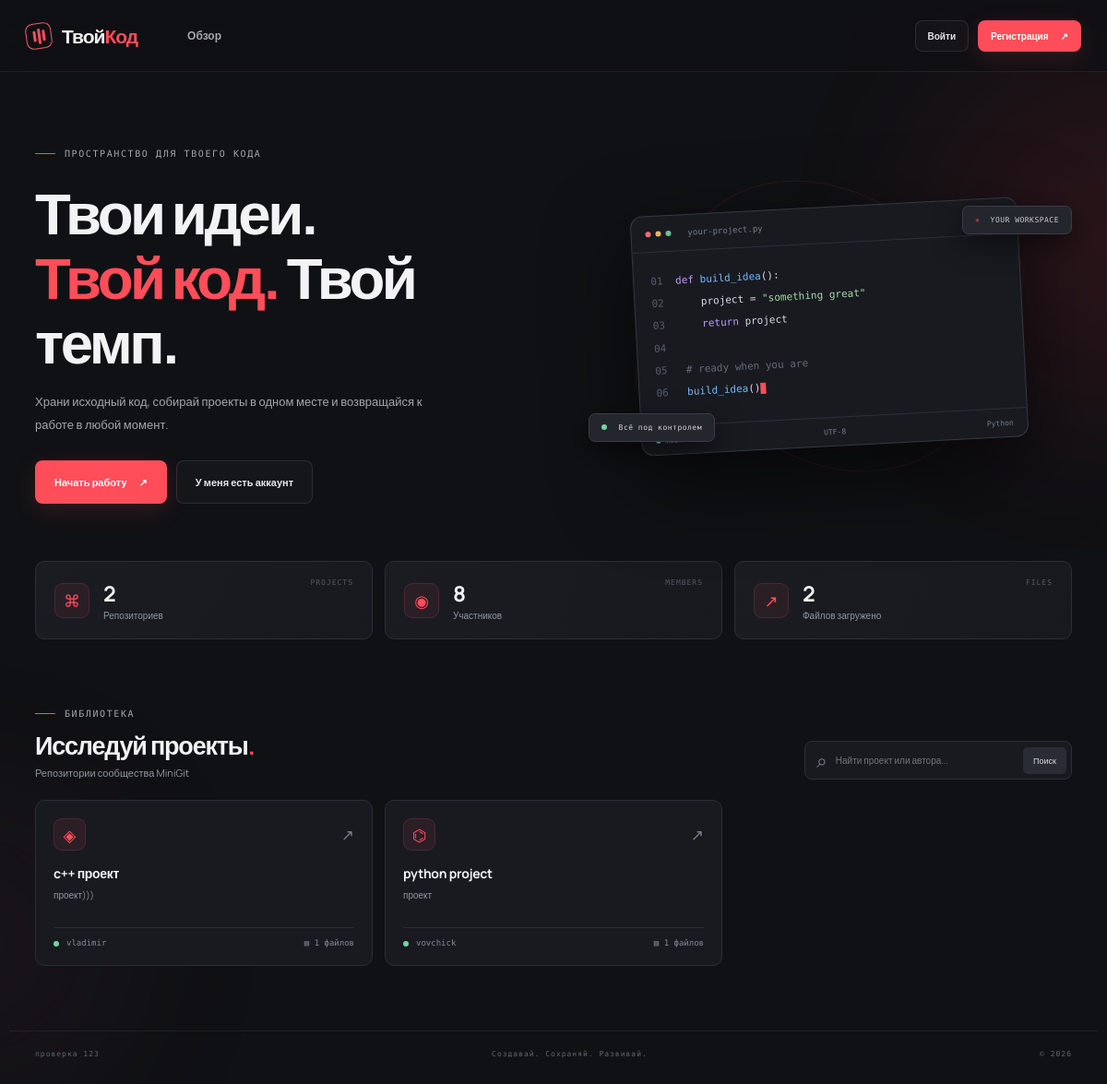
The page / on the database its author committed.
### tables this page shows
CREATE TABLE repositories (
            id INTEGER PRIMARY KEY AUTOINCREMENT,
            name TEXT NOT NULL,
            description TEXT,
            user_id INTEGER NOT NULL, created_at TEXT,
            FOREIGN KEY (user_id) REFERENCES users(id)
        );

CREATE TABLE users (
            id INTEGER PRIMARY KEY AUTOINCREMENT,
            username TEXT UNIQUE NOT NULL,
            password TEXT NOT NULL
        , created_at TEXT, two_factor_secret TEXT, two_factor_enabled INTEGER NOT NULL DEFAULT 0);

### app.py (the view)
@app.route("/")
def index():
    search = request.args.get("q", "").strip()
    with get_db() as db:
        query = """
            SELECT r.*, u.username,
                   (SELECT COUNT(*) FROM files f WHERE f.repository_id = r.id) AS file_count
            FROM repositories r JOIN users u ON u.id = r.user_id
        """
        params = []
        if search:
            query += " WHERE r.name LIKE ? OR r.description LIKE ? OR u.username LIKE ?"
            params = [f"%{search}%"] * 3
        query += " ORDER BY r.id DESC"
        repositories = db.execute(query, params).fetchall()
        stats = {
            "repositories": db.execute("SELECT COUNT(*) FROM repositories").fetchone()[0],
            "users": db.execute("SELECT COUNT(*) FROM users").fetchone()[0],
            "files": db.execute("SELECT COUNT(*) FROM files").fetchone()[0],
        }
    return render_template("index.html", repositories=repositories, stats=stats, search=search)

### app.py (called while the page is built)
@app.after_request
def add_security_headers(response):
    response.headers["X-Content-Type-Options"] = "nosniff"
    response.headers["X-Frame-Options"] = "SAMEORIGIN"
    response.headers["Referrer-Policy"] = "strict-origin-when-cross-origin"
    response.headers["Permissions-Policy"] = "camera=(), microphone=(), geolocation=()"
    return response

def get_db():
    db = sqlite3.connect(DATABASE)
    db.row_factory = sqlite3.Row
    db.execute("PRAGMA foreign_keys = ON")
    return db

@app.context_processor
def inject_globals():
    return {"current_year": __import__("datetime").datetime.now().year}

### templates/index.html (shortened to what this page needs)
{% extends "base.html" %}
{% block content %}
<section class="hero">
  <div class="hero-copy">
    <div class="eyebrow"><span class="eyebrow-line"></span> ПРОСТРАНСТВО ДЛЯ ТВОЕГО КОДА</div>
    <h1>Твои идеи.<br><span>Твой код.</span> Твой темп.</h1>
    <p class="hero-description">Храни исходный код, собирай проекты в одном месте и возвращайся к работе в любой момент.</p>
    <div class="hero-actions">
      {% if session.get('user_id') %}
        <a href="{{ url_for('create_repository') }}" class="button button-primary button-large">＋ Новый репозиторий</a>
      {% else %}
        <a href="{{ url_for('register') }}" class="button button-primary button-large">Начать работу <span>↗</span></a>
        <a href="{{ url_for('login') }}" class="button button-ghost button-large">У меня есть аккаунт</a>
      {% endif %}
    </div>
  </div>
  <div class="hero-art">
    <div class="code-window">
      <div class="window-top"><div class="window-dots"><i></i><i></i><i></i></div><span>your-project.py</span><span class="window-status">● SAVED</span></div>
      <div class="code-lines">
        <div><b>01</b><span class="code-purple">def</span> <span class="code-blue">build_idea</span>():</div>
        <div><b>02</b>&nbsp;&nbsp;&nbsp;&nbsp;project = <span class="code-green">"something great"</span></div>
        <div><b>03</b>&nbsp;&nbsp;&nbsp;&nbsp;<span class="code-purple">return</span> project</div>
        <div><b>04</b></div>
        <div><b>05</b> <span class="code-muted"># ready when you are</span></div>
        <div><b>06</b> <span class="code-blue">build_idea</span>()<span class="cursor"></span></div>
      </div>
      <div class="window-bottom"><span> main</span><span>UTF-8</span><span>Python</span></div>
    </div>
    <div class="floating-tag tag-top"> <span>✳</span> YOUR WORKSPACE</div>
    <div class="floating-tag tag-bottom"><span class="tag-pulse"></span> Всё под контролем</div>
  </div>
</section>
<section class="stats-grid">
  <div class="stat-card"><span class="stat-icon">⌘</span><div><strong>{{ stats.repositories }}</strong><small>Репозиториев</small></div><span class="stat-caption">PROJECTS</span></div>
  <div class="stat-card"><span class="stat-icon">◉</span><div><strong>{{ stats.users }}</strong><small>Участников</small></div><span class="stat-caption">MEMBERS</span></div>
  <div class="stat-card"><span class="stat-icon">↗</span><div><strong>{{ stats.files }}</strong><small>Файлов загружено</small></div><span class="stat-caption">FILES</span></div>
</section>
<section class="section-heading">
  <div><div class="eyebrow"><span class="eyebrow-line"></span> БИБЛИОТЕКА</div><h2>Исследуй проекты<span class="red-dot">.</span></h2><p>Репозитории сообщества MiniGit</p></div>
  <form class="search-form" method="get" action="{{ url_for('index') }}"><span>⌕</span><input type="search" name="q" value="{{ search }}" placeholder="Найти проект или автора..."><button type="submit">Поиск</button></form>
</section>
{% if repositories %}
<div class="repo-grid">
  {% for repo in repositories %}
  <a class="repo-card" href="{{ url_for('repository', repository_id=repo.id) }}">
    <div class="repo-card-top"><span class="repo-symbol">{% if loop.index % 3 == 0 %}⌘{% elif loop.index % 3 == 1 %}◈{% else %}⌬{% endif %}</span><span class="repo-arrow">↗</span></div>
    <h3>{{ repo.name }}</h3>
    <p>{{ repo.description or 'Описание пока не добавлено.' }}</p>
    <div class="repo-meta"><span><i class="tiny-dot"></i>{{ repo.username }}</span><span>▤ {{ repo.file_count }} файлов</span></div>
  </a>
  {% endfor %}
</div>
{% endif %}
{% endblock %}

### templates/base.html (shortened to what this page needs)
<!DOCTYPE html>
<html lang="ru">
<head>
  <link rel="stylesheet" href="{{ url_for('static', filename='css/style.css') }}">
</head>
<body>
  <div class="ambient ambient-one"></div><div class="ambient ambient-two"></div>
  <header class="topbar">
    <a class="brand" href="{{ url_for('index') }}">
      <span class="brand-mark"><span></span><span></span><span></span></span>
      <span>Твой<span class="brand-accent">Код</span></span>
    </a>
    <nav class="nav-links">
      <a href="{{ url_for('index') }}" class="nav-link">Обзор</a>
    </nav>
    <div class="nav-actions">
      {% if session.get('user_id') %}
        <span class="user-chip"><span class="online-dot"></span>{{ session.get('username') }}</span>
        <form action="{{ url_for('logout') }}" method="post">
          <input type="hidden" name="csrf_token" value="{{ csrf_token() }}"><button class="button button-ghost button-small">Выйти</button></form>
      {% else %}
        <a class="button button-ghost button-small" href="{{ url_for('login') }}">Войти</a>
        <a class="button button-primary button-small" href="{{ url_for('register') }}">Регистрация <span>↗</span></a>
      {% endif %}
    </div>
  </header>
  <main class="page-shell">
    {% block content %}{% endblock %}
  </main>
  <footer class="footer"><span>проверка 123</span><span>Создавай. Сохраняй. Развивай.</span><span>© {{ current_year }}</span></footer>
</body>
</html>

### rows shown on the page
repositories: name "c++ проект", description "проект)))", username "vladimir", file_count "1"
repositories: name "python project", description "проект", username "vovchick", file_count "1"

### other values the page prints
{{ stats.repositories }} "2"
{{ stats.users }} "8"
{{ stats.files }} "2"
{{ current_year }} "2026"
